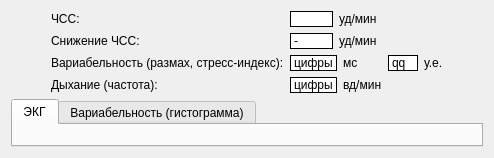
            <widget class="QWidget" name="tab_6">
             <attribute name="title">
              <string>ЭКГ</string>
             </attribute>
             <layout class="QVBoxLayout" name="verticalLayout_9">
              <item>
               <layout class="QGridLayout" name="gridLayout">
                <property name="spacing">
                 <number>6</number>
                </property>
                <item row="0" column="1">
                 <widget class="QLabel" name="label">
                  <property name="text">
                   <string>ЧСС:</string>
                  </property>
                 </widget>
                </item>
                <item row="2" column="3">
                 <layout class="QHBoxLayout" name="horizontalLayout_12">
                  <item>
                   <widget class="ResultLabel" name="variabilityIndexLabel">
                    <property name="minimumSize">
                     <size>
                      <width>30</width>
                      <height>0</height>
                     </size>
                    </property>
                    <property name="contextMenuPolicy">
                     <enum>Qt::NoContextMenu</enum>
                    </property>
                    <property name="toolTip">
                     <string>&lt;html&gt;&lt;head/&gt;&lt;body&gt;&lt;p&gt;для изменение состояния прокрутите колесико мышки&lt;/p&gt;&lt;p&gt;синий - подавлен&lt;/p&gt;&lt;p&gt;зеленый - норма&lt;/p&gt;&lt;p&gt;красный - возбужден&lt;/p&gt;&lt;/body&gt;&lt;/html&gt;</string>
                    </property>
                    <property name="styleSheet">
                     <string notr="true">background-color: rgb(255, 255, 255);
border-color: rgb(0, 0, 0);</string>
                    </property>
                    <property name="frameShape">
                     <enum>QFrame::Box</enum>
                    </property>
                    <property name="text">
                     <string>qq</string>
                    </property>
                    <property name="openExternalLinks">
                     <bool>false</bool>
                    </property>
                   </widget>
                  </item>
                  <item>
                   <widget class="QLabel" name="label_15">
                    <property name="text">
                     <string>у.е.</string>
                    </property>
                   </widget>
                  </item>
                 </layout>
                </item>
                <item row="3" column="1">
                 <widget class="QLabel" name="label_6">
                  <property name="text">
                   <string>Дыхание (частота): </string>
                  </property>
                  <property name="alignment">
                   <set>Qt::AlignLeading|Qt::AlignLeft|Qt::AlignVCenter</set>
                  </property>
                 </widget>
                </item>
                <item row="3" column="2">
                 <layout class="QHBoxLayout" name="horizontalLayout_14">
                  <item>
                   <widget class="ResultLabel" name="breathFreqLabel">
                    <property name="minimumSize">
                     <size>
                      <width>30</width>
                      <height>0</height>
                     </size>
                    </property>
                    <property name="toolTip">
                     <string>&lt;html&gt;&lt;head/&gt;&lt;body&gt;&lt;p&gt;для изменение состояния прокрутите колесико мышки&lt;/p&gt;&lt;p&gt;синий - подавлен&lt;/p&gt;&lt;p&gt;зеленый - норма&lt;/p&gt;&lt;p&gt;красный - возбужден&lt;/p&gt;&lt;/body&gt;&lt;/html&gt;</string>
                    </property>
                    <property name="styleSheet">
                     <string notr="true">background-color: rgb(255, 255, 255);
border-color: rgb(0, 0, 0);</string>
                    </property>
                    <property name="frameShape">
                     <enum>QFrame::Box</enum>
                    </property>
                    <property name="text">
                     <string>цифры</string>
                    </property>
                   </widget>
                  </item>
                  <item>
                   <widget class="QLabel" name="label_17">
                    <property name="text">
                     <string>вд/мин</string>
                    </property>
                   </widget>
                  </item>
                 </layout>
                </item>
                <item row="2" column="1">
                 <widget class="QLabel" name="label_5">
                  <property name="text">
                   <string>Вариабельность (размах, стресс-индекс):</string>
                  </property>
                  <property name="alignment">
                   <set>Qt::AlignLeading|Qt::AlignLeft|Qt::AlignVCenter</set>
                  </property>
                 </widget>
                </item>
                <item row="0" column="0" rowspan="4">
                 <spacer name="horizontalSpacer_8">
                  <property name="orientation">
                   <enum>Qt::Horizontal</enum>
                  </property>
                  <property name="sizeHint" stdset="0">
                   <size>
                    <width>40</width>
                    <height>0</height>
                   </size>
                  </property>
                 </spacer>
                </item>
                <item row="0" column="4" rowspan="4">
                 <spacer name="horizontalSpacer_4">
                  <property name="orientation">
                   <enum>Qt::Horizontal</enum>
                  </property>
                  <property name="sizeHint" stdset="0">
                   <size>
                    <width>40</width>
                    <height>0</height>
                   </size>
                  </property>
                 </spacer>
                </item>
                <item row="0" column="2">
                 <layout class="QHBoxLayout" name="horizontalLayout">
                  <item>
                   <widget class="ResultLabel" name="heartRateLabel">
                    <property name="minimumSize">
                     <size>
                      <width>30</width>
                      <height>0</height>
                     </size>
                    </property>
                    <property name="toolTip">
                     <string>&lt;html&gt;&lt;head/&gt;&lt;body&gt;&lt;p&gt;для изменение состояния прокрутите колесико мышки&lt;/p&gt;&lt;p&gt;синий - подавлен&lt;/p&gt;&lt;p&gt;зеленый - норма&lt;/p&gt;&lt;p&gt;красный - возбужден&lt;/p&gt;&lt;/body&gt;&lt;/html&gt;</string>
                    </property>
                    <property name="styleSheet">
                     <string notr="true">background-color: rgb(255, 255, 255);
border-color: rgb(0, 0, 0);</string>
                    </property>
                    <property name="frameShape">
                     <enum>QFrame::Box</enum>
                    </property>
                    <property name="text">
                     <string/>
                    </property>
                   </widget>
                  </item>
                  <item>
                   <widget class="QLabel" name="label_13">
                    <property name="text">
                     <string>уд/мин</string>
                    </property>
                   </widget>
                  </item>
                 </layout>
                </item>
                <item row="2" column="2">
                 <layout class="QHBoxLayout" name="horizontalLayout_11">
                  <item>
                   <widget class="ResultLabel" name="variabilityAmplitudeLabel">
                    <property name="minimumSize">
                     <size>
                      <width>30</width>
                      <height>0</height>
                     </size>
                    </property>
                    <property name="styleSheet">
                     <string notr="true">background-color: rgb(255, 255, 255);
border-color: rgb(0, 0, 0);</string>
                    </property>
                    <property name="frameShape">
                     <enum>QFrame::Box</enum>
                    </property>
                    <property name="text">
                     <string>цифры</string>
                    </property>
                   </widget>
                  </item>
                  <item>
                   <widget class="QLabel" name="label_14">
                    <property name="text">
                     <string>мс</string>
                    </property>
                   </widget>
                  </item>
                 </layout>
                </item>
                <item row="1" column="1">
                 <widget class="QLabel" name="decreaseHeartRate">
                  <property name="text">
                   <string>Снижение ЧСС:</string>
                  </property>
                 </widget>
                </item>
                <item row="1" column="2">
                 <layout class="QHBoxLayout" name="horizontalLayout_13">
                  <item>
                   <widget class="ResultLabel" name="decreaseHeartRateLabel">
                    <property name="styleSheet">
                     <string notr="true">background-color: rgb(255, 255, 255);
border-color: rgb(0, 0, 0);</string>
                    </property>
                    <property name="frameShape">
                     <enum>QFrame::Box</enum>
                    </property>
                    <property name="text">
                     <string>-</string>
                    </property>
                   </widget>
                  </item>
                  <item>
                   <widget class="QLabel" name="decreaseHeartRateMeasure">
                    <property name="text">
                     <string>уд/мин</string>
                    </property>
                   </widget>
                  </item>
                 </layout>
                </item>
               </layout>
              </item>
              <item>
               <widget class="QTabWidget" name="tabWidget_2">
                <property name="focusPolicy">
                 <enum>Qt::NoFocus</enum>
                </property>
                <property name="styleSheet">
                 <string notr="true"/>
                </property>
                <property name="tabPosition">
                 <enum>QTabWidget::North</enum>
                </property>
                <property name="tabShape">
                 <enum>QTabWidget::Rounded</enum>
                </property>
                <property name="currentIndex">
                 <number>0</number>
                </property>
                <property name="elideMode">
                 <enum>Qt::ElideNone</enum>
                </property>
                <property name="documentMode">
                 <bool>false</bool>
                </property>
                <widget class="QWidget" name="tab_4">
                 <attribute name="title">
                  <string>ЭКГ</string>
                 </attribute>
                 <layout class="QVBoxLayout" name="verticalLayout_8"/>
                </widget>
                <widget class="QWidget" name="tab_5">
                 <attribute name="title">
                  <string>Вариабельность (гистограмма)</string>
                 </attribute>
                 <layout class="QVBoxLayout" name="verticalLayout_10"/>
                </widget>
               </widget>
              </item>
             </layout>
            </widget>
